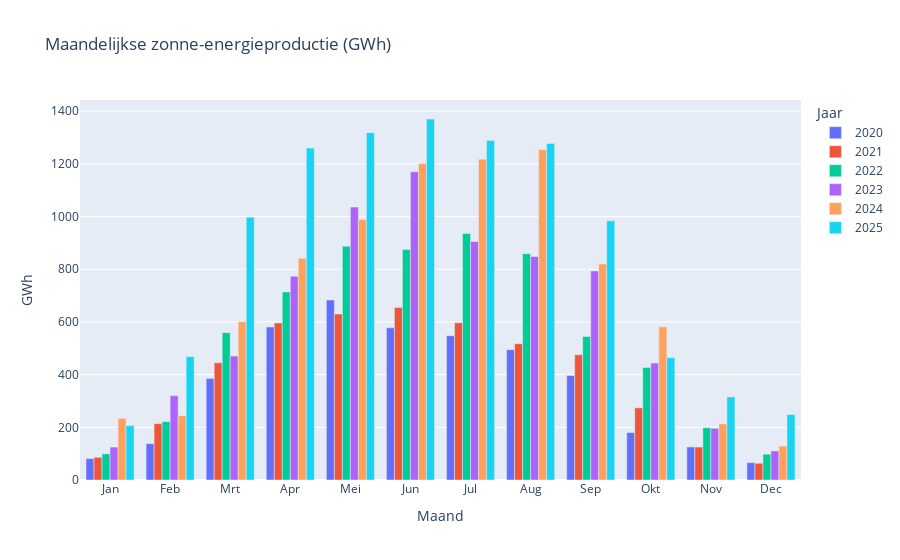

Here is the notebook cell this chart was saved with:
### Code cell
vt.plot_interactive(energytype="solar",lang=lang, short=short,layout="months")

### Figure 1 — Plotly figure (JSON) as saved in the notebook; plotly's stock layout.template omitted (floating-point values rounded to 4 significant figures)
{"data": [{"alignmentgroup": "True", "hovertemplate": "Jaar=2020<br>Maand=%{x}<br>GWh=%{y}<extra></extra>", "legendgroup": "2020", "marker": {"color": "#636efa", "pattern": {"shape": ""}}, "name": "2020", "offsetgroup": "2020", "orientation": "v", "showlegend": true, "textposition": "auto", "type": "bar", "x": ["Jan", "Feb", "Mrt", "Apr", "Mei", "Jun", "Jul", "Aug", "Sep", "Okt", "Nov", "Dec"], "xaxis": "x", "y": [81.23, 137.9, 385.8, 581.0, 683.3, 577.6, 547.6, 494.8, 396.6, 180.0, 125.6, 65.8], "yaxis": "y"}, {"alignmentgroup": "True", "hovertemplate": "Jaar=2021<br>Maand=%{x}<br>GWh=%{y}<extra></extra>", "legendgroup": "2021", "marker": {"color": "#EF553B", "pattern": {"shape": ""}}, "name": "2021", "offsetgroup": "2021", "orientation": "v", "showlegend": true, "textposition": "auto", "type": "bar", "x": ["Jan", "Feb", "Mrt", "Apr", "Mei", "Jun", "Jul", "Aug", "Sep", "Okt", "Nov", "Dec"], "xaxis": "x", "y": [86.34, 214.0, 444.9, 596.5, 629.8, 654.7, 596.6, 517.2, 475.4, 273.9, 125.1, 63.57], "yaxis": "y"}, {"alignmentgroup": "True", "hovertemplate": "Jaar=2022<br>Maand=%{x}<br>GWh=%{y}<extra></extra>", "legendgroup": "2022", "marker": {"color": "#00cc96", "pattern": {"shape": ""}}, "name": "2022", "offsetgroup": "2022", "orientation": "v", "showlegend": true, "textposition": "auto", "type": "bar", "x": ["Jan", "Feb", "Mrt", "Apr", "Mei", "Jun", "Jul", "Aug", "Sep", "Okt", "Nov", "Dec"], "xaxis": "x", "y": [99.23, 221.6, 559.5, 714.0, 887.5, 874.7, 935.7, 859.3, 544.6, 427.4, 198.3, 97.87], "yaxis": "y"}, {"alignmentgroup": "True", "hovertemplate": "Jaar=2023<br>Maand=%{x}<br>GWh=%{y}<extra></extra>", "legendgroup": "2023", "marker": {"color": "#ab63fa", "pattern": {"shape": ""}}, "name": "2023", "offsetgroup": "2023", "orientation": "v", "showlegend": true, "textposition": "auto", "type": "bar", "x": ["Jan", "Feb", "Mrt", "Apr", "Mei", "Jun", "Jul", "Aug", "Sep", "Okt", "Nov", "Dec"], "xaxis": "x", "y": [125.1, 320.4, 470.6, 773.9, 1036.0, 1170.0, 905.4, 848.4, 793.6, 443.8, 196.4, 110.1], "yaxis": "y"}, {"alignmentgroup": "True", "hovertemplate": "Jaar=2024<br>Maand=%{x}<br>GWh=%{y}<extra></extra>", "legendgroup": "2024", "marker": {"color": "#FFA15A", "pattern": {"shape": ""}}, "name": "2024", "offsetgroup": "2024", "orientation": "v", "showlegend": true, "textposition": "auto", "type": "bar", "x": ["Jan", "Feb", "Mrt", "Apr", "Mei", "Jun", "Jul", "Aug", "Sep", "Okt", "Nov", "Dec"], "xaxis": "x", "y": [233.9, 243.9, 601.0, 841.5, 988.5, 1202.0, 1218.0, 1254.0, 819.9, 581.5, 212.9, 128.7], "yaxis": "y"}, {"alignmentgroup": "True", "hovertemplate": "Jaar=2025<br>Maand=%{x}<br>GWh=%{y}<extra></extra>", "legendgroup": "2025", "marker": {"color": "#19d3f3", "pattern": {"shape": ""}}, "name": "2025", "offsetgroup": "2025", "orientation": "v", "showlegend": true, "textposition": "auto", "type": "bar", "x": ["Jan", "Feb", "Mrt", "Apr", "Mei", "Jun", "Jul", "Aug", "Sep", "Okt", "Nov", "Dec"], "xaxis": "x", "y": [206.4, 468.2, 997.7, 1260.0, 1319.0, 1370.0, 1289.0, 1277.0, 984.1, 464.3, 315.6, 248.4], "yaxis": "y"}], "layout": {"barmode": "group", "hovermode": "closest", "legend": {"title": {"text": "Jaar"}, "tracegroupgap": 0}, "title": {"text": "Maandelijkse zonne-energieproductie (GWh)"}, "xaxis": {"anchor": "y", "domain": [0, 1], "title": {"text": "Maand"}}, "yaxis": {"anchor": "x", "domain": [0, 1], "title": {"text": "GWh"}}}}
